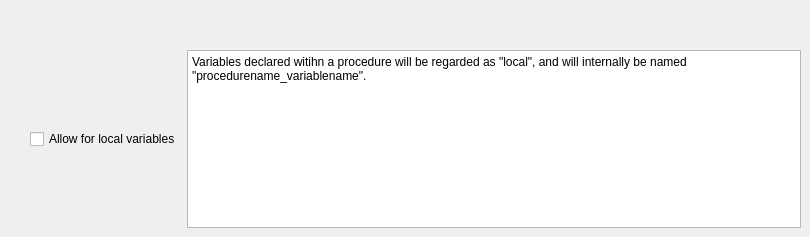
       <widget class="QWidget" name="tab_9">
        <attribute name="title">
         <string>Pascal settings</string>
        </attribute>
        <widget class="QWidget" name="layoutWidget">
         <property name="geometry">
          <rect>
           <x>30</x>
           <y>50</y>
           <width>771</width>
           <height>178</height>
          </rect>
         </property>
         <layout class="QGridLayout" name="gridLayout_8">
          <item row="0" column="0">
           <widget class="QCheckBox" name="chkLocalVariables">
            <property name="text">
             <string>Allow for local variables</string>
            </property>
           </widget>
          </item>
          <item row="0" column="2">
           <widget class="QTextBrowser" name="textBrowser_3">
            <property name="html">
             <string>&lt;!DOCTYPE HTML PUBLIC &quot;-//W3C//DTD HTML 4.0//EN&quot; &quot;http://www.w3.org/TR/REC-html40/strict.dtd&quot;&gt;
&lt;html&gt;&lt;head&gt;&lt;meta name=&quot;qrichtext&quot; content=&quot;1&quot; /&gt;&lt;style type=&quot;text/css&quot;&gt;
p, li { white-space: pre-wrap; }
&lt;/style&gt;&lt;/head&gt;&lt;body style=&quot; font-family:'.AppleSystemUIFont'; font-size:13pt; font-weight:400; font-style:normal;&quot;&gt;
&lt;p style=&quot; margin-top:0px; margin-bottom:0px; margin-left:0px; margin-right:0px; -qt-block-indent:0; text-indent:0px;&quot;&gt;&lt;span style=&quot; font-family:'Noto Sans'; font-size:9pt;&quot;&gt;Variables declared witihn a procedure will be regarded as &amp;quot;local&amp;quot;, and will internally be named &amp;quot;procedurename_variablename&amp;quot;.&lt;/span&gt;&lt;/p&gt;&lt;/body&gt;&lt;/html&gt;</string>
            </property>
           </widget>
          </item>
         </layout>
        </widget>
       </widget>
